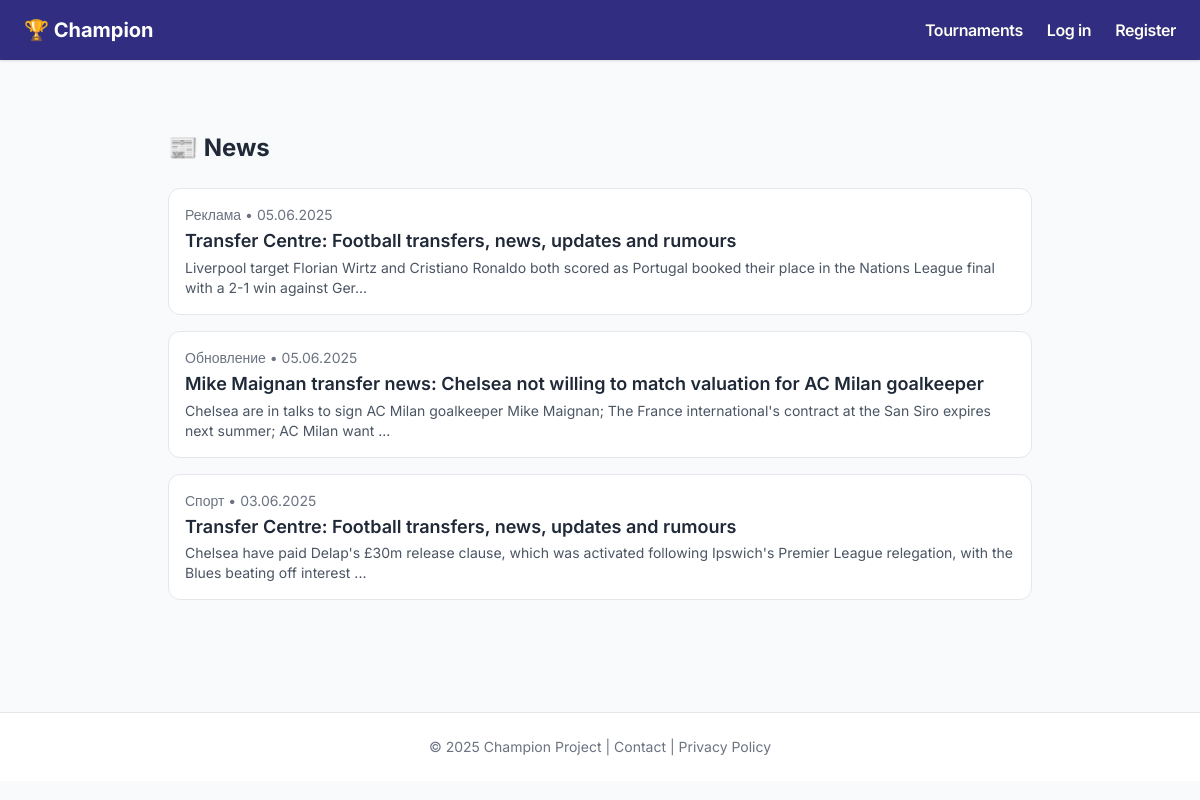
Page /news on the committed database.
### app/models.py (models this page shows)
class News(db.Model):
    id = db.Column(db.Integer, primary_key=True)
    title = db.Column(db.String(200), nullable=False)
    short_description = db.Column(db.String(300), nullable=False)
    content = db.Column(db.Text, nullable=False)
    news_type = db.Column(db.String(50))
    created_at = db.Column(db.DateTime, default=datetime.utcnow)

### app/routes.py (the view)
@app.route('/news')
def news_list():
    news_list = News.query.order_by(News.created_at.desc()).all()
    return render_template('news_list.html', news_list=news_list)

### app/__init__.py (called while the page is built)
@app.context_processor
def inject_translations():
    return dict(_=_)

### app/templates/news_list.html (shortened to what this page needs)
{% extends "base.html" %}
{% block content %}
<div class="max-w-4xl mx-auto px-4 py-8">
  <h1 class="text-2xl font-bold text-gray-800 mb-6 flex items-center gap-2">📰 {{ _('News') }}</h1>
  {% if news_list %}
    <div class="space-y-4">
      {% for news in news_list %}
        <a href="{{ url_for('view_single_news', news_id=news.id) }}"
           class="block bg-white border border-gray-200 rounded-xl p-4 hover:shadow-sm transition">
          <div class="text-sm text-gray-500 mb-1">
            {{ _(news.news_type.capitalize()) }} • {{ news.created_at.strftime('%d.%m.%Y') }}
          </div>
          <h2 class="text-lg font-semibold text-gray-800 leading-snug">{{ news.title }}</h2>
          <p class="text-sm text-gray-600 mt-1">
            {{ news.content[:150] }}{% if news.content|length > 150 %}...{% endif %}
          </p>
        </a>
      {% endfor %}
    </div>
  {% else %}
    <p class="italic text-gray-500 mt-4">{{ _('No news yet.') }}</p>
  {% endif %}
</div>
{% endblock %}

### app/templates/base.html (style rules this page uses)
body { font-family: 'Inter', sans-serif; -webkit-font-smoothing: antialiased; -moz-osx-font-smoothing: grayscale; }

### rows in the picture
News: created_at "05.06.2025", title "Transfer Centre: Football transfers, news, updates and rumours", content "Liverpool target Florian Wirtz and Cristiano Ronaldo both scored as Portugal booked their place in the Nations League final with a 2-1 win against Ger"
News: created_at "05.06.2025", title "Mike Maignan transfer news: Chelsea not willing to match valuation for AC Milan goalkeeper", content "Chelsea are in talks to sign AC Milan goalkeeper Mike Maignan; The France international's contract at the San Siro expires next summer; AC Milan want"
News: created_at "03.06.2025", title "Transfer Centre: Football transfers, news, updates and rumours", content "Chelsea have paid Delap's £30m release clause, which was activated following Ipswich's Premier League relegation, with the Blues beating off interest"
